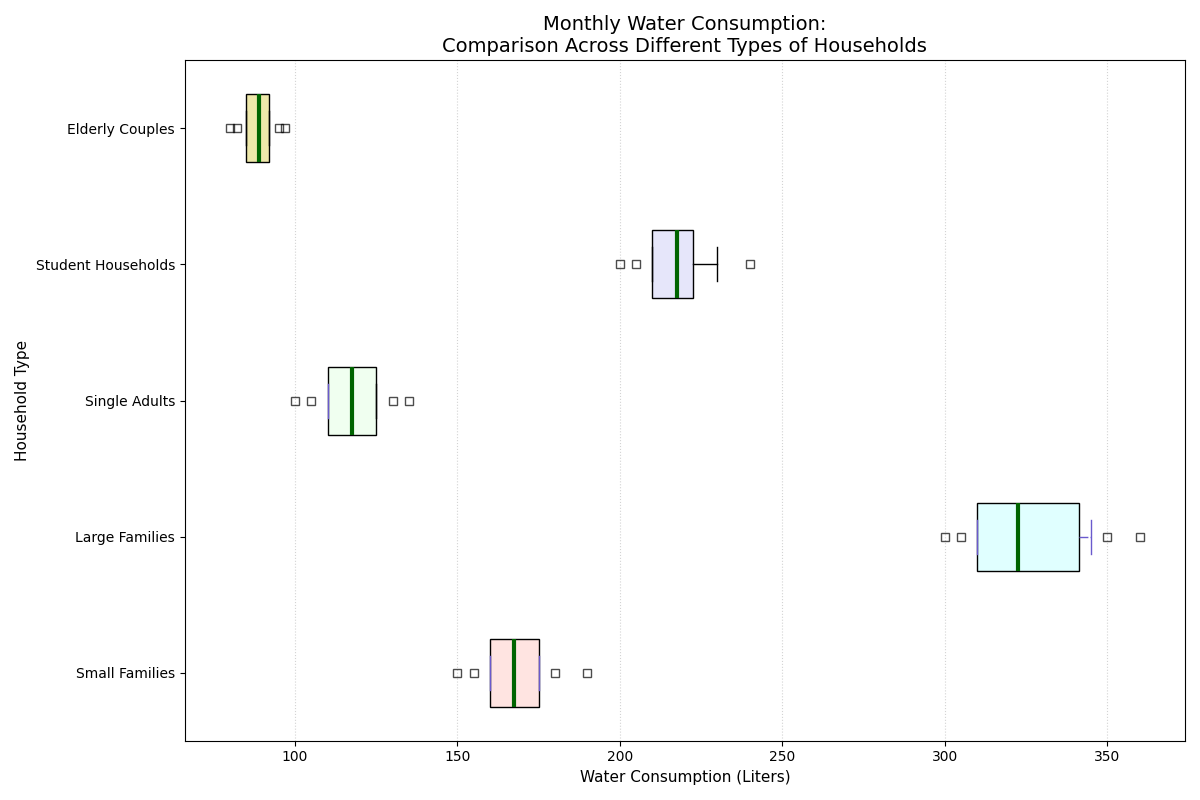

Python code for this plot:
import matplotlib.pyplot as plt

small_families = [150, 160, 170, 155, 165, 180, 175, 160, 170, 165, 175, 190]
large_families = [300, 310, 320, 305, 315, 350, 345, 310, 330, 325, 340, 360]
single_adults = [100, 110, 115, 105, 120, 125, 110, 120, 115, 125, 130, 135]
student_households = [200, 210, 220, 205, 215, 230, 220, 210, 220, 215, 230, 240]
elderly_couples = [80, 85, 90, 82, 88, 95, 92, 85, 90, 88, 92, 97]

water_usage_data = [small_families, large_families, single_adults, student_households, elderly_couples]

household_types = ['Small Families', 'Large Families', 'Single Adults', 'Student Households', 'Elderly Couples']

fig, ax = plt.subplots(figsize=(12, 8))

box = ax.boxplot(water_usage_data, vert=False, patch_artist=True, labels=household_types, notch=False, whis=[10, 90])

colors = ['mistyrose', 'lightcyan', 'honeydew', 'lavender', 'palegoldenrod']
for patch, color in zip(box['boxes'], colors):
    patch.set_facecolor(color)

for whisker, cap, median, flier in zip(box['whiskers'], box['caps'], box['medians'], box['fliers']):
    whisker.set(color='slateblue', linewidth=1, linestyle='-.')
    cap.set(color='slateblue', linewidth=1)
    median.set(color='darkgreen', linewidth=3)
    flier.set(marker='s', color='darkorange', alpha=0.7)

ax.set_title('Monthly Water Consumption:\nComparison Across Different Types of Households', fontsize=14, fontweight='regular')
ax.set_xlabel('Water Consumption (Liters)', fontsize=11)
ax.set_ylabel('Household Type', fontsize=11)
ax.xaxis.grid(True, linestyle=':', color='darkgrey', alpha=0.5)

plt.tight_layout()

plt.show()
